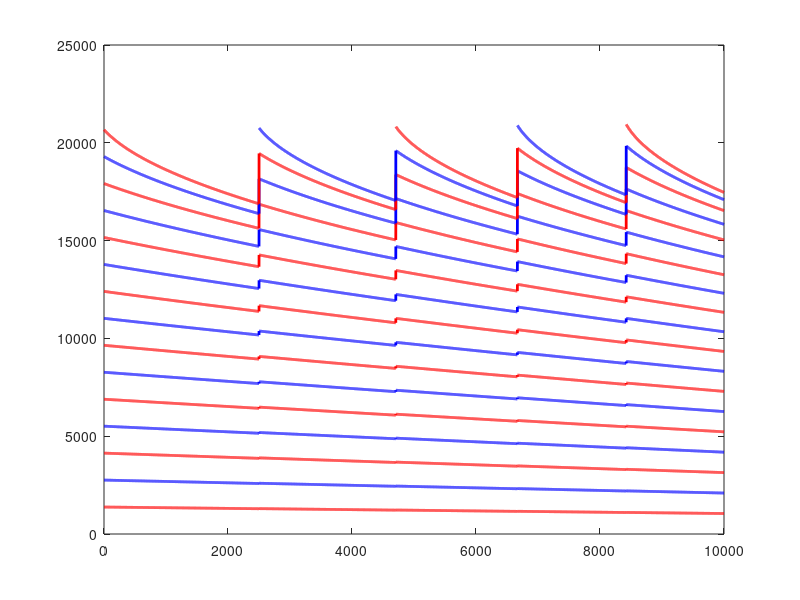

Source code (MATLAB): (Note: this script raises an error after producing the figure.)
% close all;
clear all;
figure;
loopingN = false;
loopNStart = 15.0; % also use for Ninit an Nend
loopNend = 20;

if loopingN
    range = loopNStart:0.01:loopNend;
else
    range = 1;
end
loopAmount = 10000;
interpolation = "none"; %!!!!

%{
    Number from the right boundary (quite important, switches between
    different techniques)
    -1: Adding to the center alternating between left and right string.
    0: Interpolated boundary
    1: Right string has a single moving point. Using simply supported boundary condition
    2: Right string has two moving points. When trying to solve the cubic
    interpolation, w_2 is always 0 (that's why this is a bit different)
    >3: (Expected behaviour) Selects where to add points (to left string).
%}

numFromBound = -1;

for Nloop = range
    fs = 44100;                 % sample rate
    k = 1/fs;                   % time step
    
    if loopingN
        Ninit = Nloop;          % number of intervals (!)
        Nend = Nloop;
    else
        Ninit = loopNStart;
        Nend = loopNend;
    end
    
    h = 1/Ninit;                % grid spacing
    c = h/k;                    % wave speed
    N = floor(1/h);             % recalculate (should be exactly equal to Ninit)
    NinitSave = Ninit;
    
    cInit = h/k;
    cEnd = 1/(Nend * k);
    cVec = linspace (cInit, cEnd, loopAmount + 1);
    
    if interpolation == "none"
        h = 1/N;
    end
    
    lambdaSq = (cInit * k / h)^2
    
    
    % Create B-matrix
    BFull = zeros(N, N); % matrix for scheme without boundaries, plus one overlap
    
    
    if numFromBound == -1 % add alternatively to both in the center
        M = ceil(N/2);
        Mw = floor(N/2);
    else
        M = N-numFromBound;
        Mw = numFromBound;
    end
    
    if interpolation == "none"
        Dxxu = (sparse(2:N, 1:N-1, ones(1, N-1), N, N) + ...
            sparse(1:N, 1:N, -2 * ones(1, N), N, N) + ...
            sparse(1:N-1, 2:N, ones(1, N-1), N, N));
        BFull(1:N, 1:N) = 2 * eye(N) + lambdaSq * Dxxu;
    else
        Dxxu = (sparse(2:M, 1:M-1, ones(1, M-1), M, M) + ...
            sparse(1:M, 1:M, -2 * ones(1, M), M, M) + ...
            sparse(1:M-1, 2:M, ones(1, M-1), M, M));
        BFull(1:M, 1:M) = 2 * eye(M) + lambdaSq * Dxxu;

        Dxxw = (sparse(2:Mw, 1:Mw-1, ones(1, Mw-1), Mw, Mw) + ...
            sparse(1:Mw, 1:Mw, -2 * ones(1, Mw), Mw, Mw) + ...
            sparse(1:Mw-1, 2:Mw, ones(1, Mw-1), Mw, Mw));

        BFull((M+1):end, (M+1):end) = 2 * eye(Mw) + lambdaSq * Dxxw;

        BFullInit = BFull;
    end
    maxNumberOfPoints = max(Ninit, Nend);
    modesSave = zeros(loopAmount, floor(maxNumberOfPoints));
    NPrev = N;
    j = 1;
    loopStart = zeros(ceil(abs(Nend-Ninit)), 1);
    loopStart(j) = 1;
    addLastPoint = true;
    
    for i = 1:loopAmount
        h = cVec(i) * k;
        Ninit = 1/h;
        N = floor(Ninit);
        alf  = Ninit - N;
        
        if interpolation == "none"
            h = 1/N;
        end
        
        lambdaSq = (cVec(i) * k / h)^2;
        
        if N ~= NPrev
            BFull = zeros(N, N);
            if i~= 1
                j = j + 1;
                loopStart(j) = i;
            end
            if i == loopAmount
                addLastPoint = false;
            end
            
            if numFromBound == -1 % add alternatively to both in the center
                M = ceil(N/2);
                Mw = floor(N/2);
            else
                M = N-numFromBound;
                Mw = numFromBound;
            end
            
            Dxxu = (sparse(2:M, 1:M-1, ones(1, M-1), M, M) + ...
                sparse(1:M, 1:M, -2 * ones(1, M), M, M) + ...
                sparse(1:M-1, 2:M, ones(1, M-1), M, M));
            BFull(1:M, 1:M) = 2 * eye(M) + lambdaSq * Dxxu;
            
            Dxxw = (sparse(2:Mw, 1:Mw-1, ones(1, Mw-1), Mw, Mw) + ...
                sparse(1:Mw, 1:Mw, -2 * ones(1, Mw), Mw, Mw) + ...
                sparse(1:Mw-1, 2:Mw, ones(1, Mw-1), Mw, Mw));
            
            BFull((M+1):end, (M+1):end) = 2 * eye(Mw) + lambdaSq * Dxxw;
            
            BFullInit = BFull;
        end
        NPrev = N;
        
        if interpolation == "none"
            
            Dxxu = (sparse(2:N, 1:N-1, ones(1, N-1), N, N) + ...
            sparse(1:N, 1:N, -2 * ones(1, N), N, N) + ...
            sparse(1:N-1, 2:N, ones(1, N-1), N, N));
            BFull(1:N, 1:N) = 2 * eye(N) + lambdaSq * Dxxu;
            
        elseif interpolation == "linear"
            BFull(M, (M+1):(length(u) + 2)) = [alf, (1-alf)];
            BFull(M + 1, (M-1) : M) = [(1-alf), alf];
        else
            ip = [alf * (alf - 1) * (alf - 2) / -6, ...
                (alf - 1) * (alf + 1) * (alf - 2) / 2, ...
                alf * (alf + 1) * (alf - 2) / -2, ...
                alf * (alf + 1) * (alf - 1) / 6];
            Ainv = inv([1, -ip(4); -ip(4), 1]);
            if numFromBound == 2
                BFull(M, (M + 1):(M + 2)) = ip(3:-1:2) * Ainv(1, 1);
                BFull(M, (M-2 : M)) =  BFullInit(M, (M-2) : M) + ip(1:3) * Ainv(1, 2);
                BFull(M+1, (M + 1):(M + 2)) = BFullInit(M+1, (M + 1):(M + 2)) + ip(3:-1:2) * Ainv(2, 1);
                BFull(M+1, (M-2 : M)) =  ip(1:3) * Ainv(2, 2);
            elseif numFromBound == 1
                BFull(M, M+1) = (ip(3) - ip(1)) * Ainv(1, 1);
                BFull(M, (M-2 : M)) =  BFullInit(M, (M-2) : M) + ip(1:3) * Ainv(1, 2);
                BFull(M+1, M+1) = BFullInit(M+1, M+1) + (ip(3) - ip(1)) * Ainv(2, 1);
                BFull(M+1, (M-2 : M)) =  ip(1:3) * Ainv(2, 2);
            elseif numFromBound == 0
                hLocs = 1:-h:0;
                if hLocs(end) >= h/2
                    alf = (h-hLocs(end))/ hLocs(end);
                    %                     uVirtual = -alf * u(1);
                    BFull(N, N) = BFullInit(N, N) - alf;
                    
                else
                    alf = (2*hLocs(end)) / h;
                    %                     uVirtual = -(alf * u(1) + (1-alf) * u(2));
                    BFull(N, N-1:N) = BFullInit(N, N-1:N) - [(1-alf), alf];
                end
                %                 BFull(N, N) = -1;
            else
                BFull(M, (M + 1):(M + 3)) = ip(3:-1:1) * Ainv(1, 1);
                BFull(M, (M-2 : M)) =  BFullInit(M, (M-2) : M) + ip(1:3) * Ainv(1, 2);
                BFull(M+1, (M + 1):(M + 3)) = BFullInit(M+1, (M + 1):(M + 3)) + ip(3:-1:1) * Ainv(2, 1);
                BFull(M+1, (M-2 : M)) =  ip(1:3) * Ainv(2, 2);
            end
            
        end
        % imagesc(BFull)
        % drawnow;
        modesSave(i, 1:N) = sort(1/(2 * pi * k) * acos (1/2 * eig(BFull)));
    end
    if addLastPoint
        loopStart(j+1) = loopAmount;
    end
    %     figure
    hold off;
    modesSave = modesSave;
    modesSave(modesSave==0) = nan;
    h = plot(real(modesSave));
    
    colours = [];
    for j = 1:floor(maxNumberOfPoints)
        if mod(j,2) == 0
            colours = [colours; 0,0,1];
        else
            colours = [colours; 1,0,0];
        end
    end
    %     figure
    set(h, {'color', 'Linewidth'}, [num2cell(colours, 2), num2cell(2 * ones(floor(maxNumberOfPoints), 1))])
    title ("Modal Analysis $N = " + loopNStart + " \rightarrow" + loopNend + "$", 'interpreter', 'latex');
    xlabelsave = num2cell(NinitSave:Nend);
    set(gca, 'Linewidth', 2, 'Fontsize', 16, 'XTick', loopStart, 'xticklabel', xlabelsave, 'TickLabelInterpreter', 'latex')
    xlabel("$N$", 'interpreter', 'latex')
    ylabel("Frequency (Hz)", 'interpreter', 'latex')
    ylim([0, fs / 2])
    grid on
    drawnow;
end
xData = 1:loopAmount;
goodness = zeros(loopNStart, 1);
rms = zeros(loopNStart, 1);
sse = zeros(loopNStart, 1);

figure;
for i = 1:loopNStart
    [~, got] = fit (xData(~isnan(modesSave(:,i)))', modesSave(~isnan(modesSave(:,i)),i), 'poly1');
    goodness(i) = got.adjrsquare;
    rms(i) = got.rmse;
    sse(i) = got.sse;
    
    %     got
    %     eval(['mode', num2str(i), ' = modesSave(:,', num2str(i), ');']);
end
subplot(211)
plot(goodness)
subplot(212)
plot(sse)


